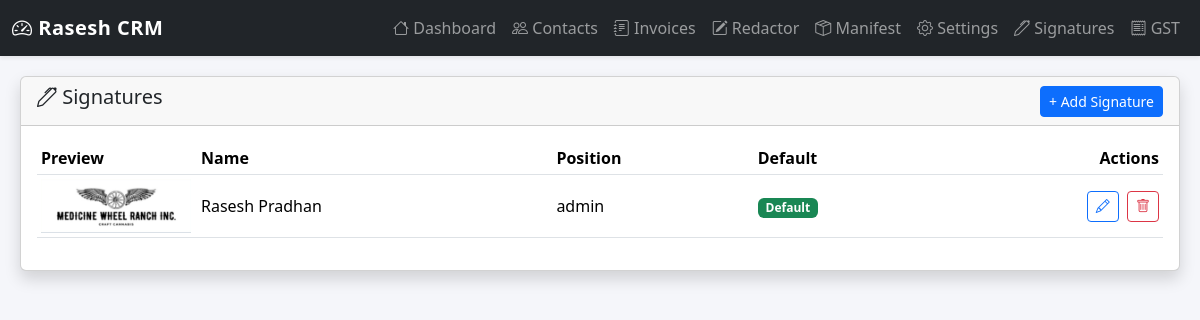
/signature/list, run on the app's committed database.
### tables this page shows
CREATE TABLE signatures (
                id INTEGER PRIMARY KEY AUTOINCREMENT,
                name TEXT NOT NULL,
                position TEXT,
                filename TEXT NOT NULL,
                is_default INTEGER DEFAULT 0
            );

### app/signature.py (the view)
@signature_bp.route("/list")
def signature_list():
    with get_conn() as conn:
        signatures = conn.execute(
            "SELECT id, name, position, filename, is_default FROM signatures ORDER BY id"
        ).fetchall()
    return render_template("signature/list.html", signatures=signatures)

### app/signature.py (called while the page is built)
def get_conn():
    db_path = current_app.config["DATABASE"]
    conn = sqlite3.connect(db_path)
    conn.row_factory = sqlite3.Row
    return conn

### templates/signature/list.html
{% extends 'base.html' %}
{% block content %}
<div class="card shadow">
  <div class="card-header d-flex justify-content-between align-items-center">
    <h5><i class="bi bi-pen"></i> Signatures</h5>
    <a href="{{ url_for('signature.signature_add') }}" class="btn btn-sm btn-primary">+ Add Signature</a>
  </div>
  <div class="card-body">
    {% if signatures %}
      <table class="table table-sm align-middle">
        <thead>
          <tr>
            <th>Preview</th>
            <th>Name</th>
            <th>Position</th>
            <th>Default</th>
            <th class="text-end">Actions</th>
          </tr>
        </thead>
        <tbody>
          {% for s in signatures %}
          <tr>
            <td style="width: 160px;">
              <img src="{{ url_for('static', filename='signatures/' ~ s['filename']) }}"
                   alt="{{ s['name'] }}"
                   style="max-width: 150px; max-height: 80px;">
            </td>
            <td>{{ s['name'] }}</td>
            <td>{{ s['position'] or '' }}</td>
            <td>
              {% if s['is_default'] %}
                <span class="badge bg-success">Default</span>
              {% endif %}
            </td>
            <td class="text-end">
              <a href="{{ url_for('signature.signature_edit', signature_id=s['id']) }}"
                 class="btn btn-sm btn-outline-primary me-1">
                <i class="bi bi-pencil"></i>
              </a>
              <form action="{{ url_for('signature.signature_delete', signature_id=s['id']) }}"
                    method="POST"
                    style="display:inline-block;"
                    onsubmit="return confirm('Delete this signature?');">
                <button class="btn btn-sm btn-outline-danger">
                  <i class="bi bi-trash"></i>
                </button>
              </form>
            </td>
          </tr>
          {% endfor %}
        </tbody>
      </table>
    {% else %}
      <p>No signatures added yet.</p>
    {% endif %}
  </div>
</div>
{% endblock %}

### templates/base.html (style rules this page uses)
body { background-color: #f5f6fa; }

### data on the page
signatures: filename (picture), name "Rasesh Pradhan", position "admin", is_default "Default"
